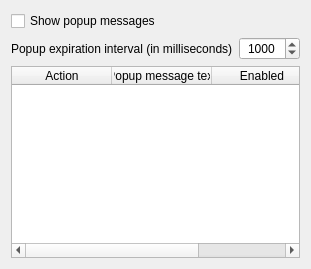
         <widget class="QWidget" name="tabPopupMessage">
          <attribute name="title">
           <string>Popup messages</string>
          </attribute>
          <layout class="QGridLayout" name="gridLayout_9">
           <item row="0" column="0">
            <widget class="QCheckBox" name="tabPopupMessage_chkShowPopupMessage">
             <property name="text">
              <string>Show popup messages</string>
             </property>
             <property name="checked">
              <bool>false</bool>
             </property>
            </widget>
           </item>
           <item row="1" column="0">
            <layout class="QHBoxLayout" name="horizontalLayout_8">
             <item>
              <widget class="QLabel" name="lblInterval">
               <property name="maximumSize">
                <size>
                 <width>19999</width>
                 <height>19999</height>
                </size>
               </property>
               <property name="text">
                <string>Popup expiration interval (in milliseconds)</string>
               </property>
              </widget>
             </item>
             <item>
              <widget class="QSpinBox" name="tabPopupMessage_spbIntervalPopup">
               <property name="maximumSize">
                <size>
                 <width>71</width>
                 <height>25</height>
                </size>
               </property>
               <property name="alignment">
                <set>Qt::AlignCenter</set>
               </property>
               <property name="maximum">
                <number>60000</number>
               </property>
               <property name="value">
                <number>1000</number>
               </property>
              </widget>
             </item>
            </layout>
           </item>
           <item row="2" column="0">
            <widget class="QTableWidget" name="tabPopupMessage_lstListPopupMessage">
             <attribute name="horizontalHeaderStretchLastSection">
              <bool>false</bool>
             </attribute>
             <column>
              <property name="text">
               <string>Action</string>
              </property>
             </column>
             <column>
              <property name="text">
               <string>Popup message text</string>
              </property>
             </column>
             <column>
              <property name="text">
               <string>Enabled</string>
              </property>
             </column>
            </widget>
           </item>
          </layout>
         </widget>
